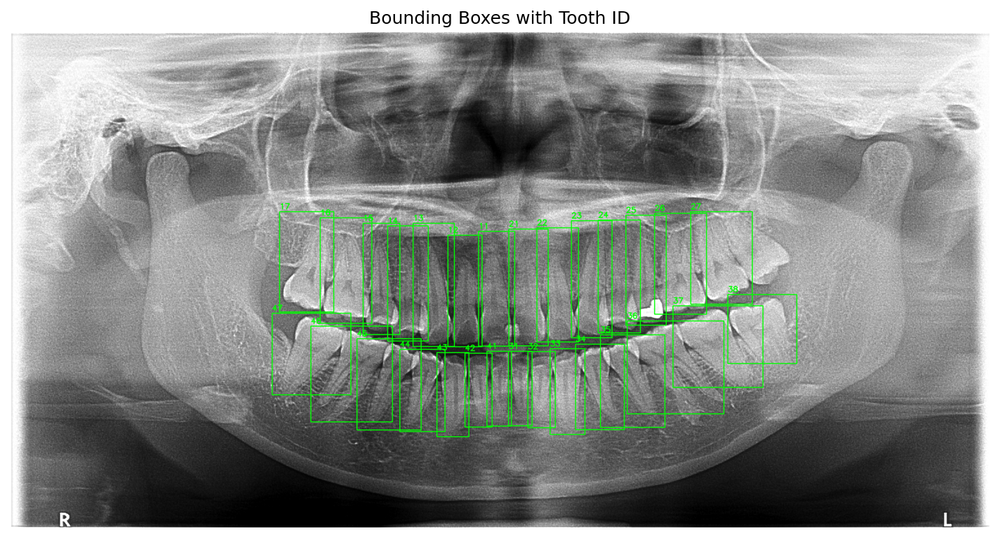
#> input picture phase2-1april/segmentation+recognition-dataset/case 1/case_1_bounding_boxes.png, 1000 x 538 px, shrunk from 1425 x 767 before the run
$ python -i viz_advanced.py   (imports and definitions only)
#> lines starting #> are read from the running program, lines starting #| are printed output that depends on the picture
"""
Advanced Dental Visualization Script (v1.0)
=============================================
Visualizes Week 4 Inference Pipeline output with:
- Real tooth segmentation contours (from Detectron2)
- Caries lesion detection overlays
- Clean medical report styling

Author: Data Visualization Expert
Date: 2025
"""

import argparse
import json
import numpy as np
import matplotlib.pyplot as plt
import matplotlib.patches as mpatches
from matplotlib.patches import Polygon, Rectangle, FancyBboxPatch
from matplotlib.collections import PatchCollection
from pathlib import Path
from typing import Dict, List, Any, Optional, Tuple
import cv2


# =============================================================================
# COLOR PALETTE (Medical Imaging Style)
# =============================================================================

# Tooth segmentation colors
TOOTH_FILL_COLOR = '#00CED1'      # Dark Cyan
TOOTH_EDGE_COLOR = '#008B8B'      # Dark Cyan (darker)
TOOTH_ALPHA = 0.3

# Caries colors by type
CARIES_COLORS = {
    'Occlusal': '#FF4444',        # Red
    'Proximal': '#FF6B00',        # Orange-Red
    'Lingual': '#FF1493',         # Deep Pink
    'occlusal': '#FF4444',
    'proximal': '#FF6B00',
    'lingual': '#FF1493',
    'Unknown': '#FF0000'          # Pure Red
}
CARIES_ALPHA = 0.6
CARIES_EDGE_COLOR = '#8B0000'     # Dark Red

# Label styling
LABEL_FONTSIZE_TOOTH = 7
LABEL_FONTSIZE_CARIES = 8
LABEL_BG_COLOR = 'white'
LABEL_BG_ALPHA = 0.85


# =============================================================================
# UTILITY FUNCTIONS
# =============================================================================

# [4 lines left out: function load_json, not called in this run]


def load_image(img_path: str, grayscale: bool = True) -> np.ndarray:
    """Load image, optionally converting to grayscale."""
#> called with grayscale = True
    img = cv2.imread(str(img_path))
#> img is the input picture: shape (538, 1000, 3); mean B, G, R 137.8, 141.9, 137.8
    if img is None:
        raise FileNotFoundError(f"Could not load image: {img_path}")

    if grayscale:
        # Convert to grayscale but keep 3 channels for overlay
        gray = cv2.cvtColor(img, cv2.COLOR_BGR2GRAY)
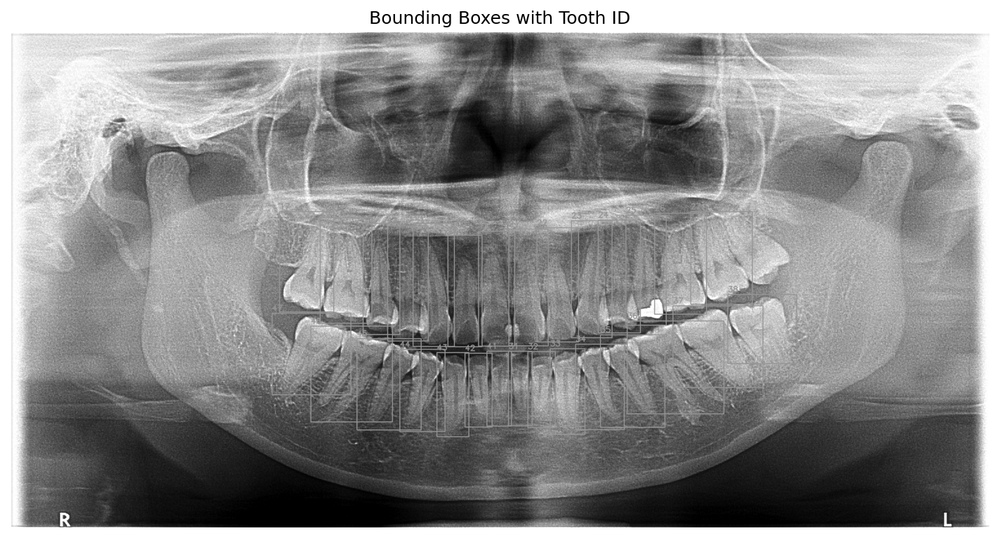
#> gray: shape (538, 1000); min 0, max 255, mean 140.2
        img = cv2.cvtColor(gray, cv2.COLOR_GRAY2RGB)
    else:
        img = cv2.cvtColor(img, cv2.COLOR_BGR2RGB)

    return img


# [385 lines left out: functions calculate_centroid, bbox_to_coords, get_bbox_center, draw_tooth_segmentations, draw_caries_detections, create_legend and 2 more, not called in this run]


# [2 lines not run here, left out]

>>> result = load_image('../../phase2-1april/segmentation+recognition-dataset/case 1/case_1_bounding_boxes.png')
